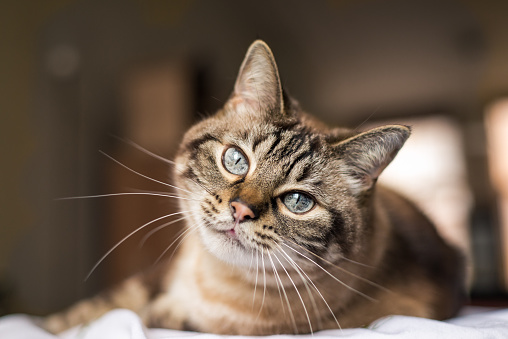
#> input picture cat.jpg, 508 x 339 px
$ python ColorChannels.py
#> lines starting #> are read from the running program, lines starting #| are printed output that depends on the picture
import cv2 as cv
import numpy as np


frame = cv.imread('cat.jpg')
#> frame is the input picture: shape (339, 508, 3); mean B, G, R 77.9, 92.4, 109.7

blank = np.zeros((frame.shape[0],frame.shape[1]),np.uint8)

# pixels in OpenCV is stored as BGR not RGB
# split the image from three channel frame to three single channels frame. Each Splitted frame representing blue, green, and red channels
blue, green, red = cv.split(frame)
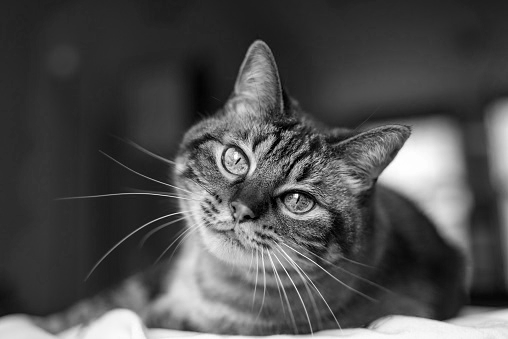
#> blue: shape (339, 508); min 0, max 255, mean 77.9
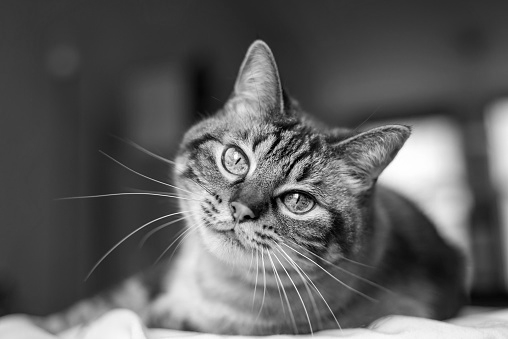
#> green: shape (339, 508); min 0, max 255, mean 92.4
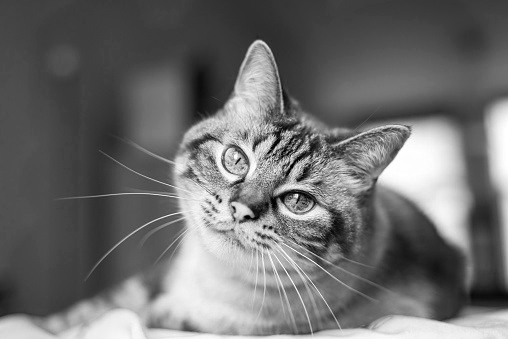
#> red: shape (339, 508); min 0, max 255, mean 109.7


cv.imshow('Original',frame)
cv.imshow('Blue',blue)
cv.imshow('Green',green)
cv.imshow('Red',red)

blue = cv.merge([blue,blank,blank])
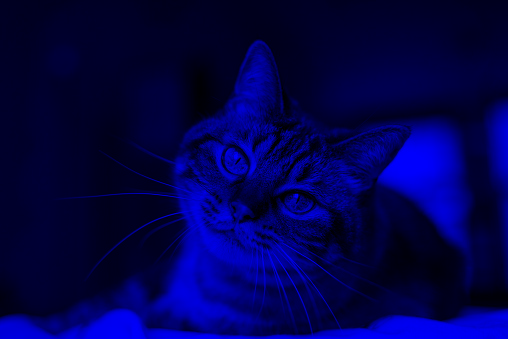
#> blue: shape (339, 508, 3); mean of channels 0, 1, 2 77.9, 0, 0; drawn as B, G, R
green = cv.merge([blank,green,blank])
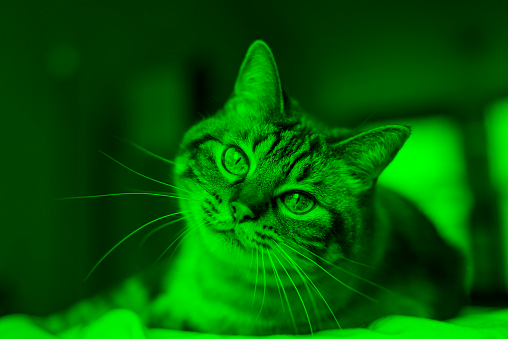
#> green: shape (339, 508, 3); mean of channels 0, 1, 2 0, 92.4, 0; drawn as B, G, R
red = cv.merge([blank,blank,red])
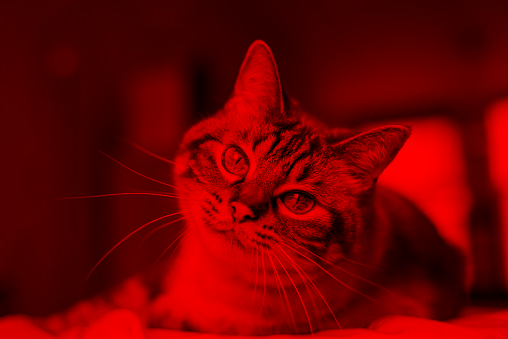
#> red: shape (339, 508, 3); mean of channels 0, 1, 2 0, 0, 109.7; drawn as B, G, R

cv.imshow('Bluish Blue Channel',blue)
cv.imshow('Greenish Green Channel',green)
cv.imshow('Redish Red Channel',red)

cv.waitKey(0)
